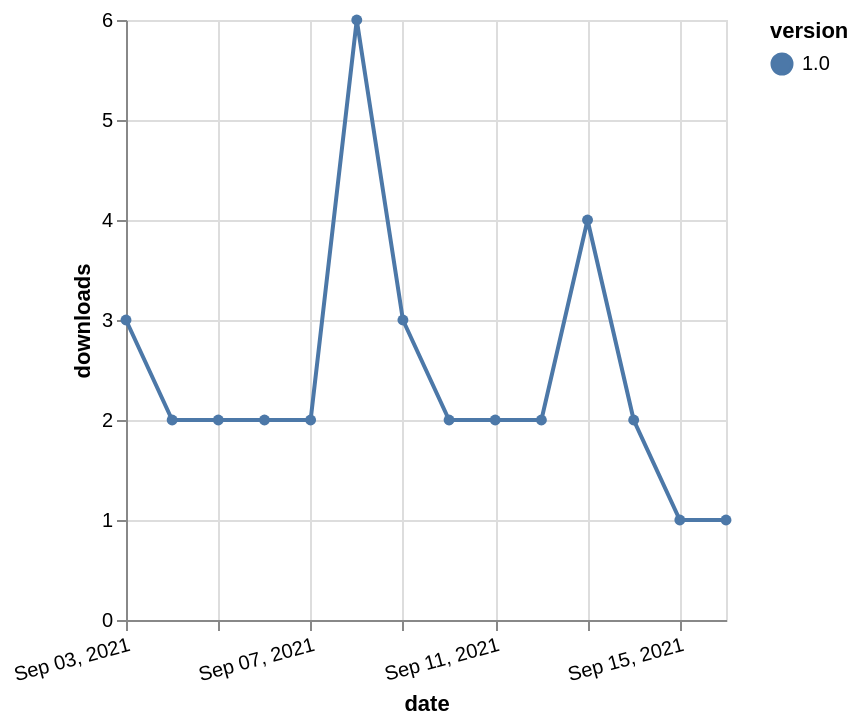

Describe this chart as a Vega-Lite specification.
### Vega-Lite specification from a JSON file in a GitHub repository (floating-point values rounded to 4 significant figures)
{"$schema": "https://vega.github.io/schema/vega-lite/v5.json", "description": "A simple bar chart with embedded data.", "data": {"values": [{"date": "2021-09-03", "total": 3222, "delta": 3, "version": "1.0"}, {"date": "2021-09-04", "total": 3224, "delta": 2, "version": "1.0"}, {"date": "2021-09-05", "total": 3226, "delta": 2, "version": "1.0"}, {"date": "2021-09-06", "total": 3228, "delta": 2, "version": "1.0"}, {"date": "2021-09-07", "total": 3230, "delta": 2, "version": "1.0"}, {"date": "2021-09-08", "total": 3236, "delta": 6, "version": "1.0"}, {"date": "2021-09-09", "total": 3239, "delta": 3, "version": "1.0"}, {"date": "2021-09-10", "total": 3241, "delta": 2, "version": "1.0"}, {"date": "2021-09-11", "total": 3243, "delta": 2, "version": "1.0"}, {"date": "2021-09-12", "total": 3245, "delta": 2, "version": "1.0"}, {"date": "2021-09-13", "total": 3249, "delta": 4, "version": "1.0"}, {"date": "2021-09-14", "total": 3251, "delta": 2, "version": "1.0"}, {"date": "2021-09-15", "total": 3252, "delta": 1, "version": "1.0"}, {"date": "2021-09-16", "total": 3253, "delta": 1, "version": "1.0"}]}, "width": "container", "mark": {"type": "line", "point": {"filled": true}}, "encoding": {"x": {"field": "date", "type": "temporal", "timeUnit": "yearmonthdate", "title": "date", "axis": {"labelAngle": -15}}, "y": {"field": "delta", "type": "quantitative", "title": "downloads"}, "color": {"field": "version", "type": "nominal"}, "tooltip": {"field": "delta"}}}
